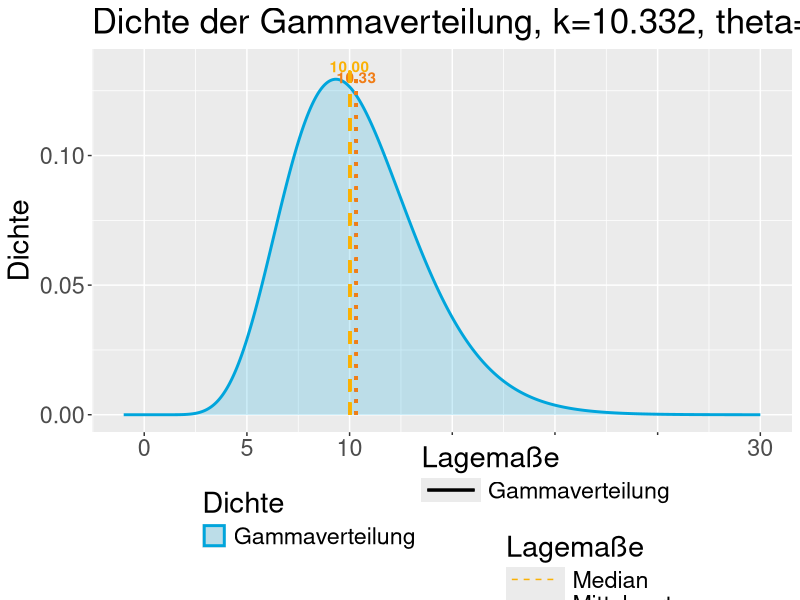

Recreate this plot in R.
library(tidyverse)
library(cowplot)

n <- 10^3
x <- seq(-1,30,length.out=n)
my_shape <- 10.332
my_scale <- 1


colors<- c(rgb(0,165,220,maxColorValue = 255), rgb(250,177,5, maxColorValue = 255), rgb(240,125,23,maxColorValue = 255)) 
graphic_tbl <- bind_rows(tibble(Name="Gammaverteilung", Color=colors[1], Linetype=1, Size=1, Display="Gammaverteilung", Type="Dichte"), 
                         tibble(Name=c("Median","Mittelwert"), Color=colors[2:3], Linetype=c(2,3), Size=c(1,1), Display=c("Median","Mittelwert"), Type="Information"))

y <- dgamma(x, shape=my_shape, scale=my_scale)
my_mean <- my_shape/my_scale
my_median <- 10 #median(rgamma(10^8, shape=my_shape, scale=my_scale))
df <- bind_cols(x=x,y=y,Type="Gammaverteilung")

yend <- max(y)

main <- ggplot(df, aes(x=x,y=y,color=Type,linetype=Type, size=Type)) +
  geom_area(fill=colors[1], alpha=0.2) +
  ggtitle("Dichte der Gammaverteilung, k=10.332, theta=1") +
  geom_segment(aes(x=my_mean,xend=my_mean,y=0,yend=yend, color="Mittelwert", size="Mittelwert",linetype="Mittelwert")) +
  annotate(geom="text", x=my_mean, y=yend+0.0008, label=sprintf("%.2f",my_mean),color=graphic_tbl[graphic_tbl$Name=="Mittelwert","Color"], fontface=2) +
  geom_segment(aes(x=my_median,xend=my_median,y=0,yend=yend+0.003, color="Median", size="Median",linetype="Median")) +
  annotate(geom="text", x=my_median, y=yend+0.005, label=sprintf("%.2f",my_median),color=graphic_tbl[graphic_tbl$Name=="Median","Color"], fontface=2) +
  scale_color_manual(breaks=graphic_tbl$Name, values=graphic_tbl$Color, labels=graphic_tbl$Display, name="Information") +
  scale_size_manual(breaks=graphic_tbl$Name, values=graphic_tbl$Size, labels=graphic_tbl$Display, name="Information") +
  scale_linetype_manual(breaks=graphic_tbl$Name, values=graphic_tbl$Linetype, labels=graphic_tbl$Display, name="Information") +
  scale_x_continuous(breaks=seq(0,30,by=5)) +
  theme(legend.position = "none",text=element_text(size=21)) +
  xlab("x") +
  ylab("Dichte")

dichte_legend_gg <- df %>%
  ggplot(aes(x=x,y=y,color=Type,linetype=Type, size=Type)) +
  geom_area(fill=colors[1], alpha=0.2) +
  scale_color_manual(breaks=graphic_tbl$Name, values=graphic_tbl$Color, labels=graphic_tbl$Display, name="Dichte") +
  scale_size_manual(breaks=graphic_tbl$Name, values=graphic_tbl$Size, labels=graphic_tbl$Display, name="Dichte") +
  scale_linetype_manual(breaks=graphic_tbl$Name, values=graphic_tbl$Linetype, labels=graphic_tbl$Display, name="Dichte") +
  theme(legend.justification="right",legend.direction = "vertical", legend.box.just = "left",legend.box.margin = margin(-46, -20, 0, 0),text=element_text(size=21))
dichte_legend <- get_legend(dichte_legend_gg)

info_legend_gg <- df %>%
  ggplot(aes(x=x,y=y,color=Type,linetype=Type, size=Type)) +
  geom_segment(aes(x=my_median,xend=my_median,y=0,yend=1, color="Median", size="Median",linetype="Median")) +
  geom_segment(aes(x=my_mean,xend=my_mean,y=0,yend=1, color="Mittelwert", size="Mittelwert",linetype="Mittelwert")) +
  scale_color_manual(breaks=graphic_tbl$Name, values=graphic_tbl$Color, labels=graphic_tbl$Display, name="Lagemaße") +
  scale_size_manual(breaks=graphic_tbl$Name, values=graphic_tbl$Size, labels=graphic_tbl$Display, name="Lagemaße") +
  scale_linetype_manual(breaks=graphic_tbl$Name, values=graphic_tbl$Linetype, labels=graphic_tbl$Display, name="Lagemaße") +
  theme(legend.justification="left",legend.direction = "vertical", legend.box.just = "right",legend.box.margin = margin(-30, 0, 0, 20), legend.key.width=unit(1.5,"cm"),text=element_text(size=21))
info_legend <- get_legend(info_legend_gg)

full_plot <- plot_grid(main,
                       plot_grid(plotlist=list(dichte_legend,info_legend), nrow=1, axis="t"),
                       nrow=2,
                       rel_heights = c(10,2))
full_plot
